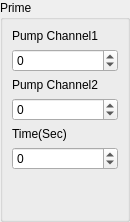
<?xml version="1.0" encoding="UTF-8"?>
<ui version="4.0">
 <class>Prime2Widget</class>
 <widget class="QWidget" name="Prime2Widget">
  <property name="geometry">
   <rect>
    <x>0</x>
    <y>0</y>
    <width>130</width>
    <height>180</height>
   </rect>
  </property>
  <property name="windowTitle">
   <string>Form</string>
  </property>
  <layout class="QGridLayout" name="gridLayout">
   <property name="leftMargin">
    <number>0</number>
   </property>
   <property name="topMargin">
    <number>0</number>
   </property>
   <property name="rightMargin">
    <number>0</number>
   </property>
   <property name="bottomMargin">
    <number>0</number>
   </property>
   <property name="spacing">
    <number>0</number>
   </property>
   <item row="0" column="0">
    <widget class="QGroupBox" name="groupBox">
     <property name="sizePolicy">
      <sizepolicy hsizetype="Minimum" vsizetype="Minimum">
       <horstretch>0</horstretch>
       <verstretch>0</verstretch>
      </sizepolicy>
     </property>
     <property name="title">
      <string>Prime</string>
     </property>
     <layout class="QVBoxLayout" name="verticalLayout_4">
      <item>
       <layout class="QVBoxLayout" name="verticalLayout">
        <item>
         <widget class="QLabel" name="label">
          <property name="text">
           <string>Pump Channel1</string>
          </property>
         </widget>
        </item>
        <item>
         <widget class="QSpinBox" name="spinPumpChannel1">
          <property name="buttonSymbols">
           <enum>QAbstractSpinBox::UpDownArrows</enum>
          </property>
          <property name="accelerated">
           <bool>true</bool>
          </property>
          <property name="minimum">
           <number>-2147483647</number>
          </property>
          <property name="maximum">
           <number>2147483647</number>
          </property>
         </widget>
        </item>
       </layout>
      </item>
      <item>
       <layout class="QVBoxLayout" name="verticalLayout_3">
        <item>
         <widget class="QLabel" name="label_3">
          <property name="text">
           <string>Pump Channel2</string>
          </property>
         </widget>
        </item>
        <item>
         <widget class="QSpinBox" name="spinPumpChannel2">
          <property name="buttonSymbols">
           <enum>QAbstractSpinBox::UpDownArrows</enum>
          </property>
          <property name="accelerated">
           <bool>true</bool>
          </property>
          <property name="minimum">
           <number>-2147483647</number>
          </property>
          <property name="maximum">
           <number>2147483647</number>
          </property>
         </widget>
        </item>
       </layout>
      </item>
      <item>
       <layout class="QVBoxLayout" name="verticalLayout_2">
        <item>
         <widget class="QLabel" name="label_2">
          <property name="text">
           <string>Time(Sec)</string>
          </property>
         </widget>
        </item>
        <item>
         <widget class="QSpinBox" name="spinTime">
          <property name="buttonSymbols">
           <enum>QAbstractSpinBox::UpDownArrows</enum>
          </property>
          <property name="accelerated">
           <bool>true</bool>
          </property>
          <property name="minimum">
           <number>-2147483647</number>
          </property>
          <property name="maximum">
           <number>2147483647</number>
          </property>
         </widget>
        </item>
       </layout>
      </item>
      <item>
       <spacer name="verticalSpacer">
        <property name="orientation">
         <enum>Qt::Vertical</enum>
        </property>
        <property name="sizeHint" stdset="0">
         <size>
          <width>20</width>
          <height>40</height>
         </size>
        </property>
       </spacer>
      </item>
     </layout>
    </widget>
   </item>
  </layout>
 </widget>
 <resources/>
 <connections/>
</ui>
